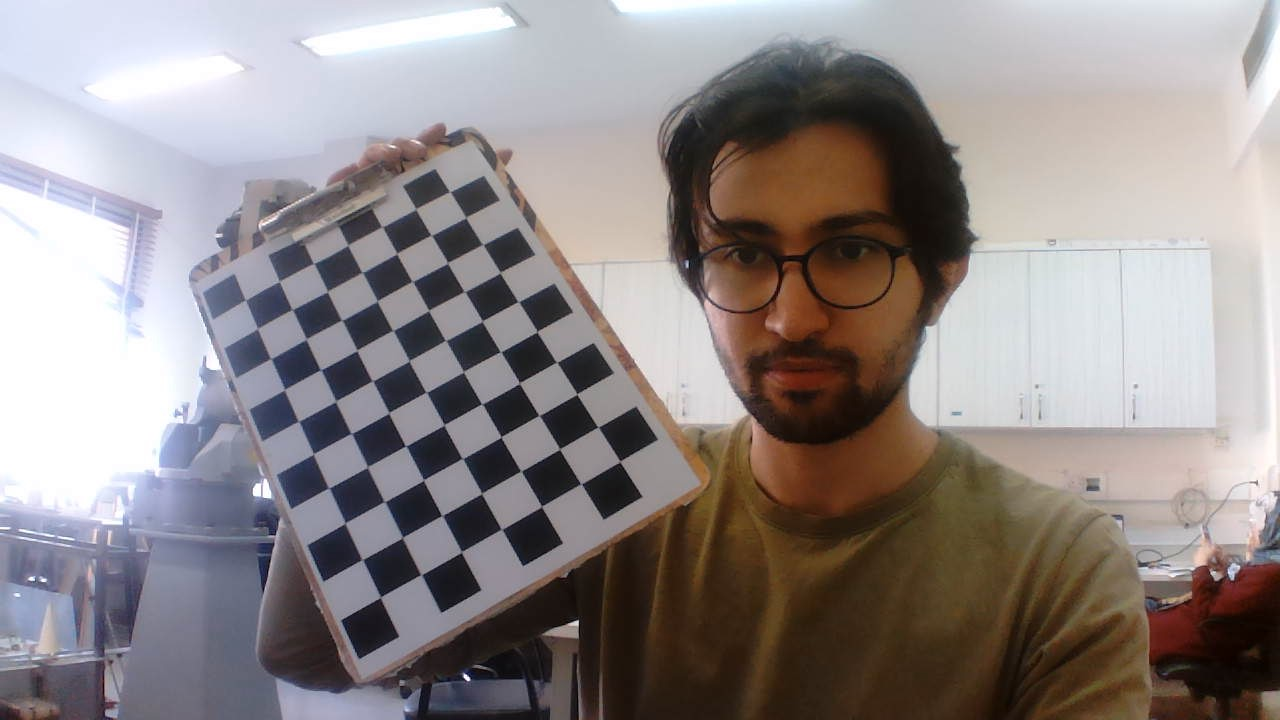
#> input picture Hand-Gesture-Recognition-with-Stereo-Vision--main/images/WIN_20231023_15_13_24_Pro.jpg, 1280 x 720 px; its folder holds only this picture in this run
$ python Calibration.py
#> lines starting #> are read from the running program, lines starting #| are printed output that depends on the picture; after the words box and inside, x2 and y2 are one past the last pixel; in counts of white or black regions, pixels touching at a corner belong together
import cv2
import glob
import numpy as np
import pickle as pkl

images_address = glob.glob("./images/*.jpg") # path to images folder
pattern_size = (7, 10)
pattern_area = pattern_size[0] * pattern_size[1]

objp = np.zeros((pattern_area,3), np.float32)
objp[:,:2] = np.mgrid[0:pattern_size[0],0:pattern_size[1]].T.reshape(-1,2)
criteria = (cv2.TERM_CRITERIA_EPS + cv2.TERM_CRITERIA_MAX_ITER, 30, 0.001)

objpoints = [] # 3d point in real world space
imgpoints = [] # 2d points in image plane.

font = cv2.FONT_HERSHEY_SIMPLEX
font_scale = 1
font_thickness = 3
text_position = (0, 100)
text_color = (0, 0, 255)

for i, address in enumerate(images_address):
    img = cv2.imread(address)
#> img is the input picture: shape (720, 1280, 3); mean B, G, R 136.8, 137.1, 144.6
    gray = cv2.cvtColor(img, cv2.COLOR_BGR2GRAY)
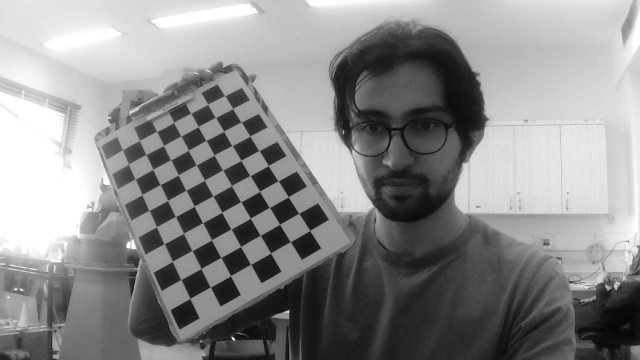
#> gray: shape (720, 1280) (shown at 1/2 size); min 1, max 255, mean 139.3
    found, corners = cv2.findChessboardCorners(img, pattern_size)
#> found = True; corners = 70 rows, first 8: [249, 302], [279.3, 281.6], [313.7, 263.5], [347.7, 245.5], [382.7, 226.7], [415.7, 208.5], [449.8, 191.6], [260, 324]
    if not found:
        continue
    objpoints.append(objp)
    imgpoints.append(cv2.cornerSubPix(gray, corners, (11, 11), (-1, -1), criteria))
    cv2.drawChessboardCorners(img, pattern_size, corners, found)
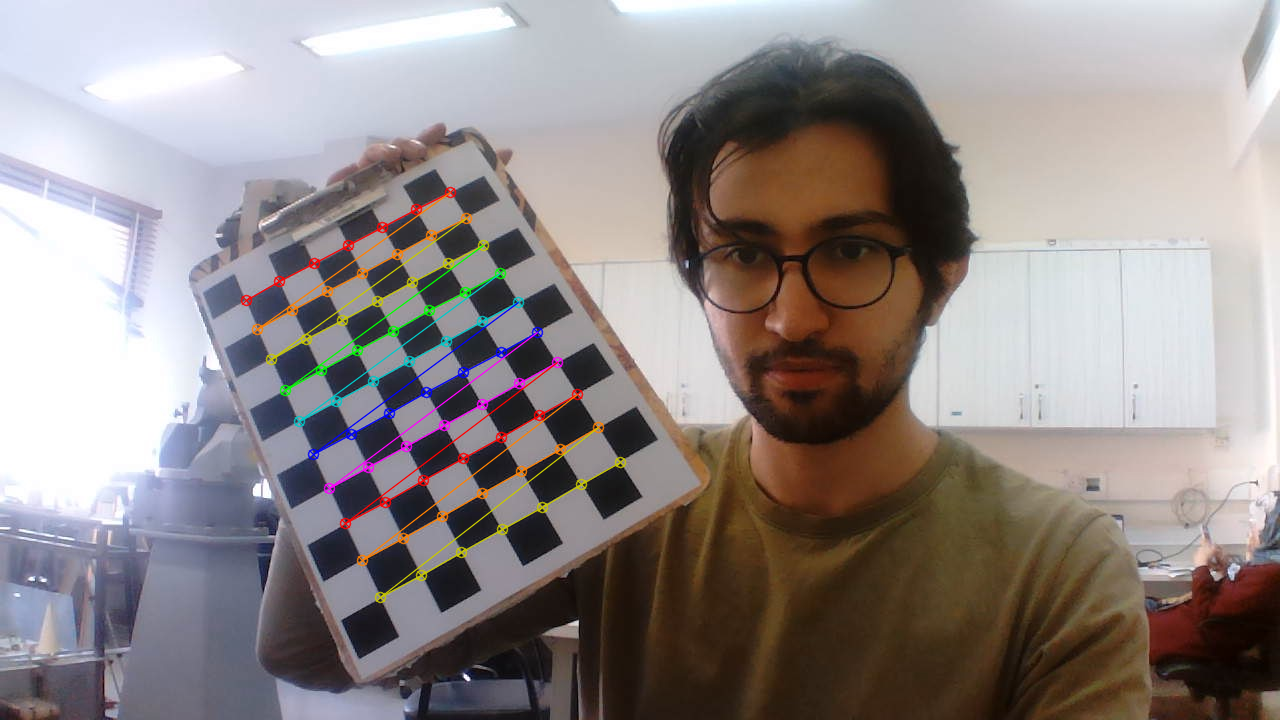
#> img: shape (720, 1280, 3); 1.93% of pixels changed, all inside (x1, y1, x2, y2) = (240, 186, 627, 604)
    output_image = cv2.putText(img,f'No. : {i+1}', (0, img.shape[0]-20), font, font_scale, text_color, font_thickness, cv2.LINE_AA)
    cv2.imshow('Chessboard',output_image)
    cv2.waitKey(0)


gray = cv2.cvtColor(cv2.imread(images_address[0]), cv2.COLOR_BGR2GRAY)
ret, mtx, dist, rvecs, tvecs = cv2.calibrateCamera(objpoints, imgpoints, gray.shape[::-1], None, None)
#> ret = 0.302; mtx = [[765.3, 0, 684.9], [0, 757.2, 443.2], [0, 0, 1]]; dist = [[0.0641, -0.426, -0.0327, 0.000172, 0.463]]; rvecs = ([-0.409, -0.026, -0.558],); tvecs = ([-11.23, -3.46, 19.56],)

with open('calibration_data.pkl','wb') as f:
    pkl.dump((ret, mtx, dist, rvecs, tvecs), f)

$ run again, on Hand-Gesture-Recognition-with-Stereo-Vision--main/images/WIN_20231023_15_14_06_Pro.jpg
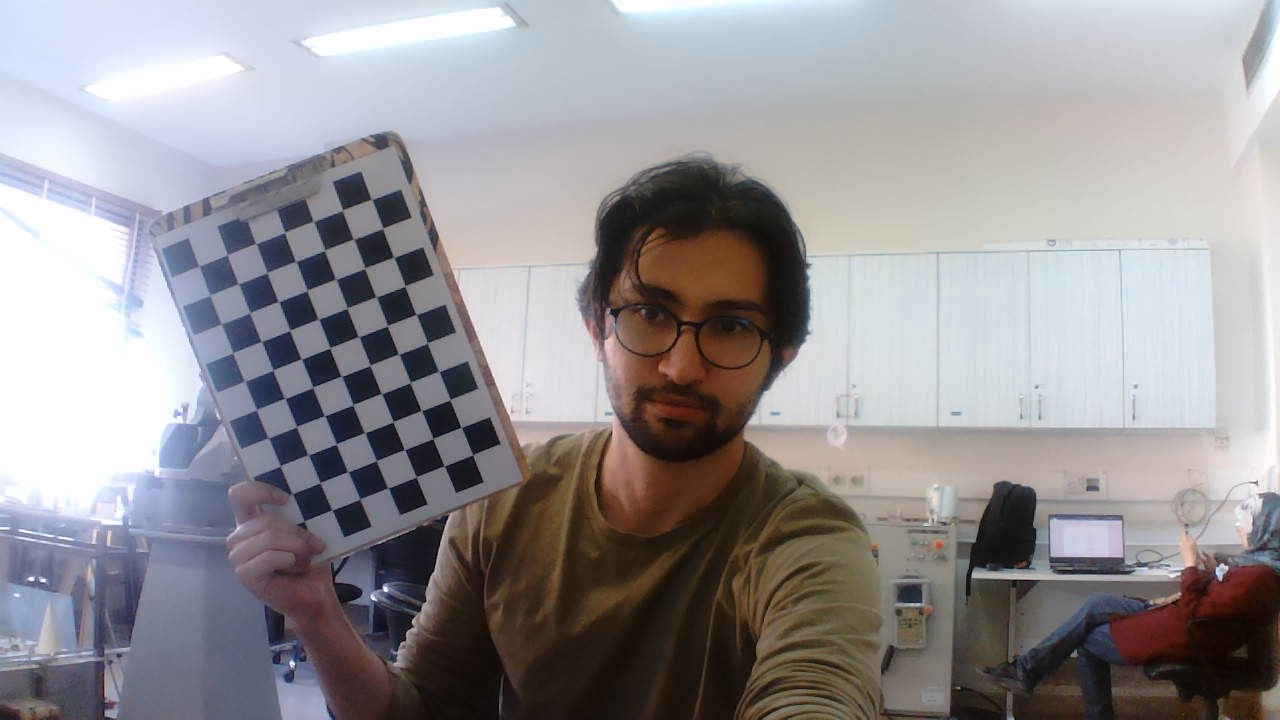
#> input picture Hand-Gesture-Recognition-with-Stereo-Vision--main/images/WIN_20231023_15_14_06_Pro.jpg, 1280 x 720 px
#> img is the input picture: shape (720, 1280, 3); mean B, G, R 149.8, 147, 150
#> `gray = cv2.cvtColor(img, cv2.COLOR_BGR2GRAY)`:
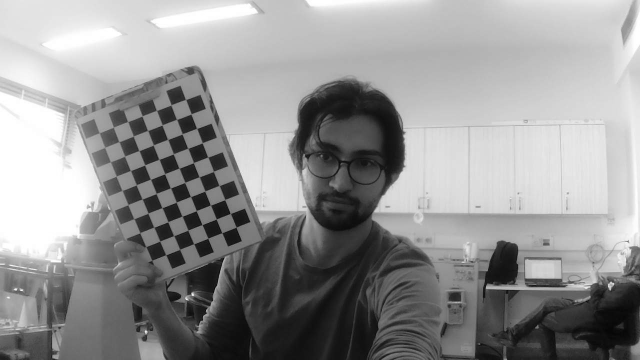
#> gray: shape (720, 1280) (shown at 1/2 size); min 0, max 255, mean 148.2
#> found = True; corners = 70 rows, first 8: [208, 271], [227, 254.8], [255.6, 243.4], [284.6, 232.1], [313.1, 221.2], [342.6, 210], [371.7, 199.4], [214, 285]
#> `cv2.drawChessboardCorners(img, pattern_size, corners, found)`:
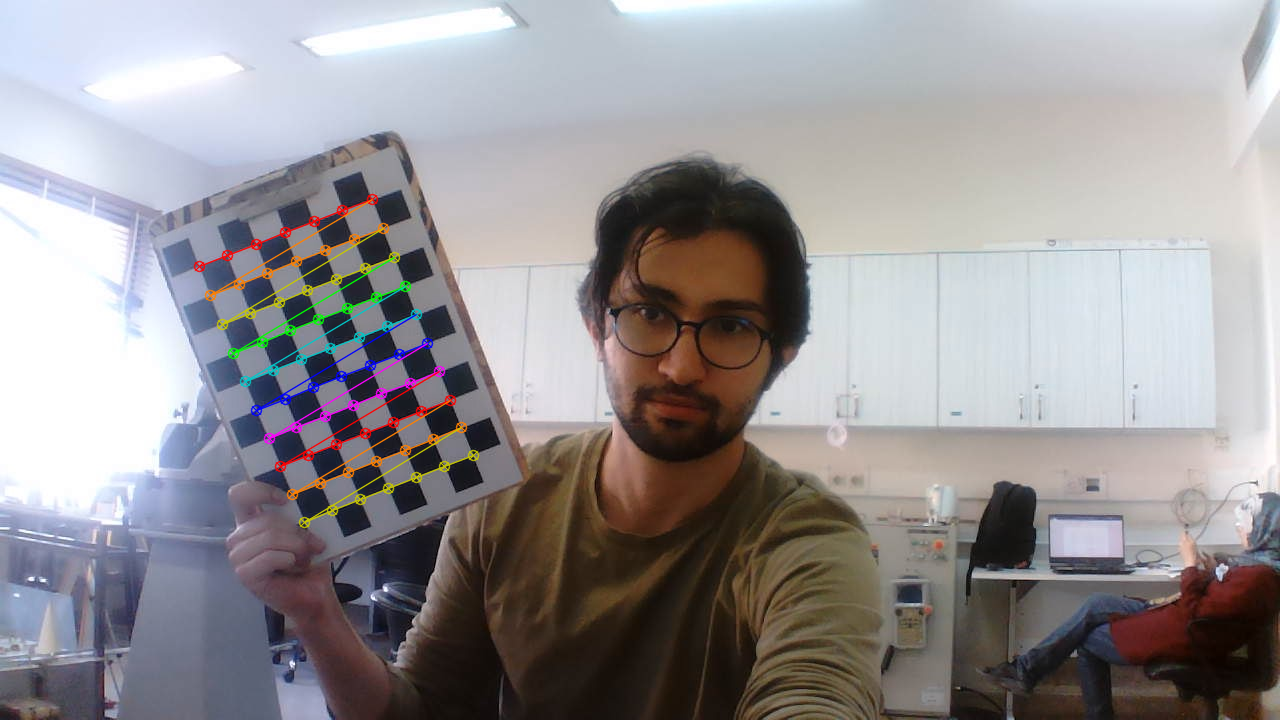
#> img: shape (720, 1280, 3); 1.61% of pixels changed, all inside (x1, y1, x2, y2) = (193, 193, 480, 529)
#> ret = 0.212; mtx = [[1666.1, 0, 748.5], [0, 1586.8, 474.4], [0, 0, 1]]; dist = [[-0.221, -0.0966, -0.0223, 0.0288, -0.541]]; rvecs = ([0.179, -0.282, -0.37],); tvecs = ([-17.2, -6.6, 48.98],)

$ run again, on Hand-Gesture-Recognition-with-Stereo-Vision--main/images/WIN_20231023_15_19_23_Pro.jpg
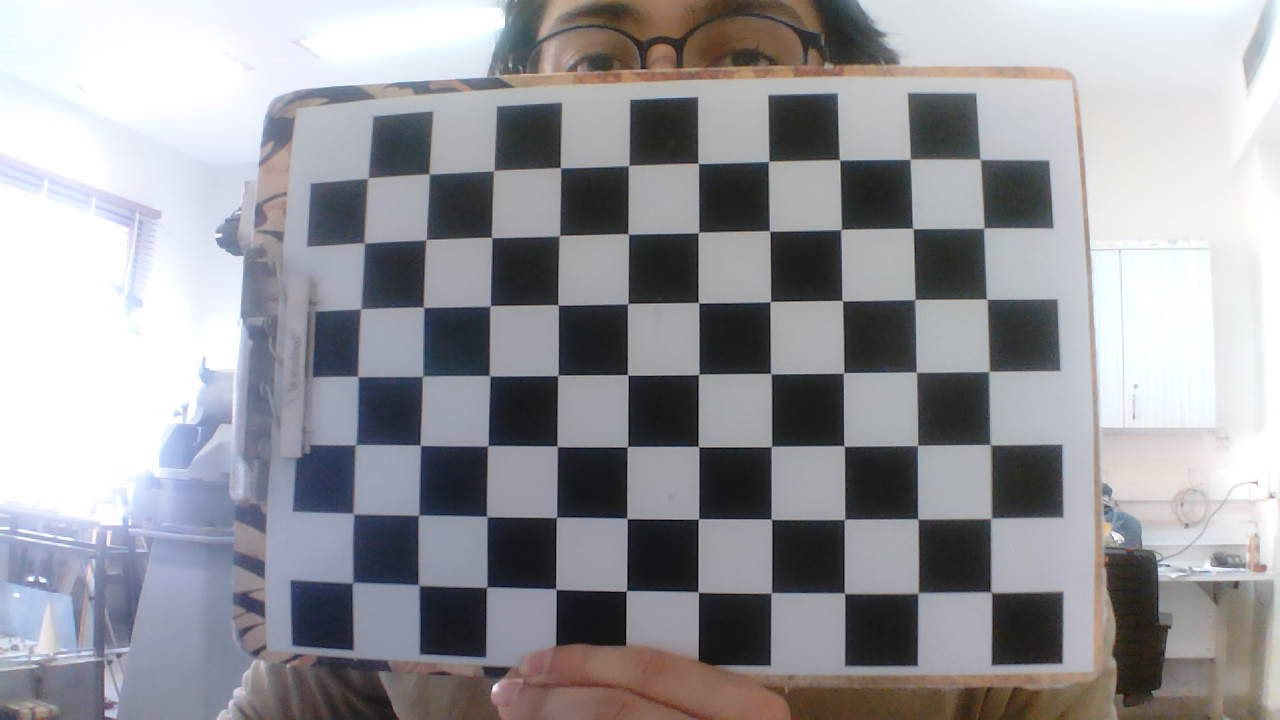
#> input picture Hand-Gesture-Recognition-with-Stereo-Vision--main/images/WIN_20231023_15_19_23_Pro.jpg, 1280 x 720 px
#> img is the input picture: shape (720, 1280, 3); mean B, G, R 156.6, 151.6, 151.7
#> `gray = cv2.cvtColor(img, cv2.COLOR_BGR2GRAY)`:
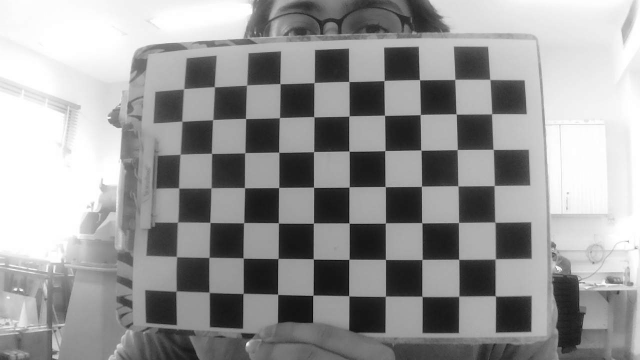
#> gray: shape (720, 1280) (shown at 1/2 size); min 0, max 255, mean 152.2
#> found = True; corners = 70 rows, first 8: [352.4, 583.3], [358.6, 521.5], [362, 438], [357, 376.6], [361.2, 309], [364.1, 243.3], [368.9, 178.1], [417.8, 584.1]
#> `cv2.drawChessboardCorners(img, pattern_size, corners, found)`:
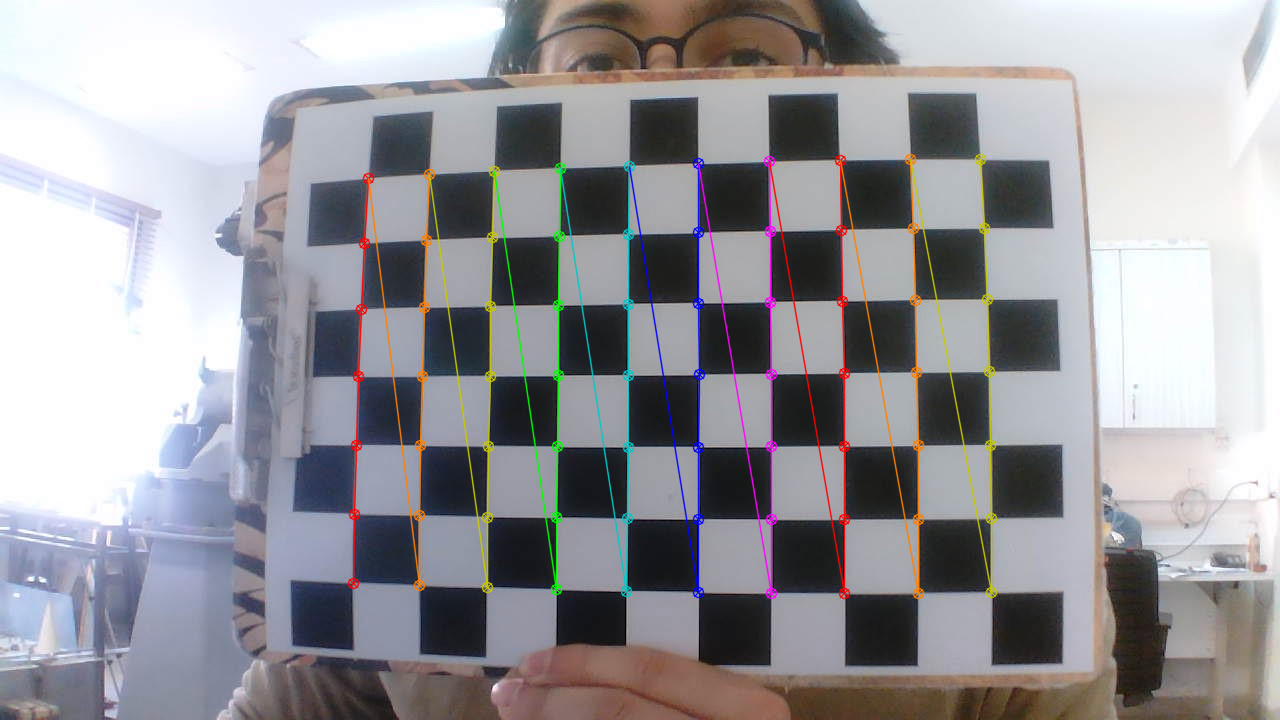
#> img: shape (720, 1280, 3); 3.23% of pixels changed, all inside (x1, y1, x2, y2) = (347, 153, 998, 600)
#> ret = 0.469; mtx = [[974.9, 0, 742], [0, 949.9, 219.6], [0, 0, 1]]; dist = [[-0.247, 0.35, 0.0261, -0.0192, -0.445]]; rvecs = ([-0.168, 0.0207, -1.58],); tvecs = ([-5.52, 5.26, 13.76],)
